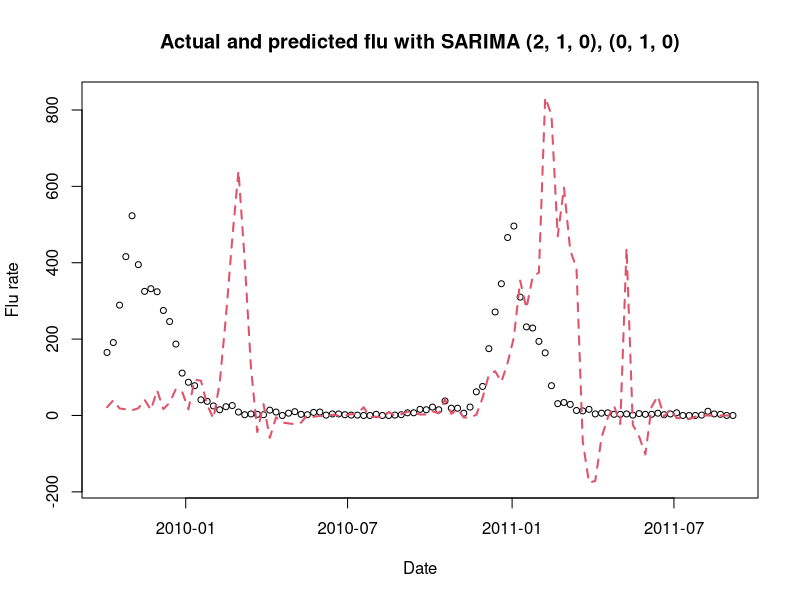

Write the R code that produced this figure. (Note: a time limit stopped this script after it produced the figure.)
library(data.table)
library(forecast)
paris.flu <-fread("Data/paris.flu.csv")
# arima fit
# let's estimate 2 weeks ahead
first.fit.size <- 104
h <- 2
n <- nrow(paris.flu) - h - first.fit.size

# get standard dimensions for fits we'll produce
# and related info, such as coefs
first.fit <- arima(paris.flu$flu.rate[1:first.fit.size], order = c(2, 1, 0),
                   seasonal = list(order = c(0,1,0), period = 52))
first.order <- arimaorder(first.fit)

## pre-allocate space to store our predictions and coefficients
fit.preds <- array(0, dim = c(n, h))
fit.coefs <- array(0, dim = c(n, length(first.fit$coef)))

## after initial fit, we roll fit forward
## one week at a time, each time refitting the model
## and saving both the new coefs and the new forecast
## caution! this loop takes a while to run
for (i in (first.fit.size + 1):(nrow(paris.flu) - h)) {
  ## predict for an increasingly large window
  data.to.fit = paris.flu[1:i]
  fit = arima(data.to.fit$flu.rate, order = first.order[1:3],
              seasonal = first.order[4:6])
  fit.preds[i - first.fit.size, ] <- forecast(fit, h = 2)$mean
  fit.coefs[i - first.fit.size, ] <- fit$coef
}
#plot these rolling results(fitted model and it's prediction)
ylim <- range(paris.flu$flu.rate[300:400],
              fit.preds[, h][(300-h):(400-h)])
par(mfrow = c(1, 1))
plot(paris.flu$date[300:400], paris.flu$flu.rate[300:400],
     ylim = ylim, cex = 0.8,
     main = "Actual and predicted flu with SARIMA (2, 1, 0), (0, 1, 0)",
     xlab = "Date", ylab = "Flu rate")
lines(paris.flu$date[300:400], fit.preds[, h][(300-h):(400-h)],
      col = 2, type = "l",
      lty = 2, lwd = 2)

# alternative ARIMA model: Exogenous harmonic regressores instead of seasonality for higher accuracy 
#perform a dynamic harmonic regression

## preallocate vectors to hold coefs and fits
fit.preds <- array(0, dim = c(n, h))
fit.coefs <- array(0, dim = c(n, 100))
## exogenous regressors
## that is components of Fourier series fit to data
flu.ts <- ts(log(paris.flu$flu.rate + 1) + 0.0001,
             frequency = 52)
## add small offsets because small/0 vals
## cause numerical problems in fitting
exog.regressors <- fourier(flu.ts, K = 2)
exog.colnames <- colnames(exog.regressors)

## fit model anew each week with
## expanding window of training data
for (i in (first.fit.size + 1):(nrow(paris.flu) - h)) {
  data.to.fit <- ts(flu.ts[1:i], frequency = 52)
  exogs.for.fit <- exog.regressors[1:i,]
  exogs.for.predict <- exog.regressors[(i + 1):(i + h),]
  fit <- auto.arima(data.to.fit,
                    xreg = exogs.for.fit,
                    seasonal = FALSE)
  fit.preds[i - first.fit.size, ] <- forecast(fit, h = h,
                                              xreg = exogs.for.predict)$mean
  fit.coefs[i - first.fit.size, 1:length(fit$coef)] = fit$coef
}

# The hyperparameter K indicates how many separate sine/cosine pairs we will include
# in our fit, where each one represents a new frequency used to fit the sine/cosine. In
# general, K will be larger for larger seasonal period lengths and smaller for smaller one
#xreg parameter takes the fit Fourier series as additional regressors

#plot the performance of this model

ylim = range(paris.flu$flu.rate)
plot(paris.flu$date[300:400], paris.flu$flu.rate[300:400],
     ylim = ylim, cex = 0.8,
     main = "Actual and predicted flu with ARIMA +
harmonic regressors",
     xlab = "Date", ylab = "Flu rate")
lines(paris.flu$date[300:400], exp(fit.preds[, h][(300-h):(400-h)]),
      col = 2, type = 'l',
      lty = 2, lwd = 2)

#for more customized plot

flu.rate_date <-paris.flu[300:400]%>%
  select(date,flu.rate)
head(paris.flu)
head(flu.rate_date)

ggplot(flu.rate_date,aes(x=date,y=flu.rate))+
  geom_point()+
  geom_line(aes(date,exp(fit.preds[, h][(300-h):(400-h)])),color = "red")

#identify the peaks in the testing range of the data
test  = paris.flu[300:nrow(paris.flu)]
plot(test$flu.rate,ylab = "Flu Rate")
which(test$flu.rate > 400)
which(test$flu.rate > 400)
abline(v = 65)
which.max(test$flu.rate)
abline(v = 174)


##################################CONCLUSION###################
# Our dynamic harmonic regression
# would not take this into account, and it enforces a more rigid model of seasonality
# than does the SARIMA model, because the latter’s seasonal behavior can change
# over time This mismatch between assumptions and the data could go a long way
# toward explaining the poor performance of this model, such that using a bad model
# actually drew our attention to an important feature of our data we had not noticed
# earlier.
